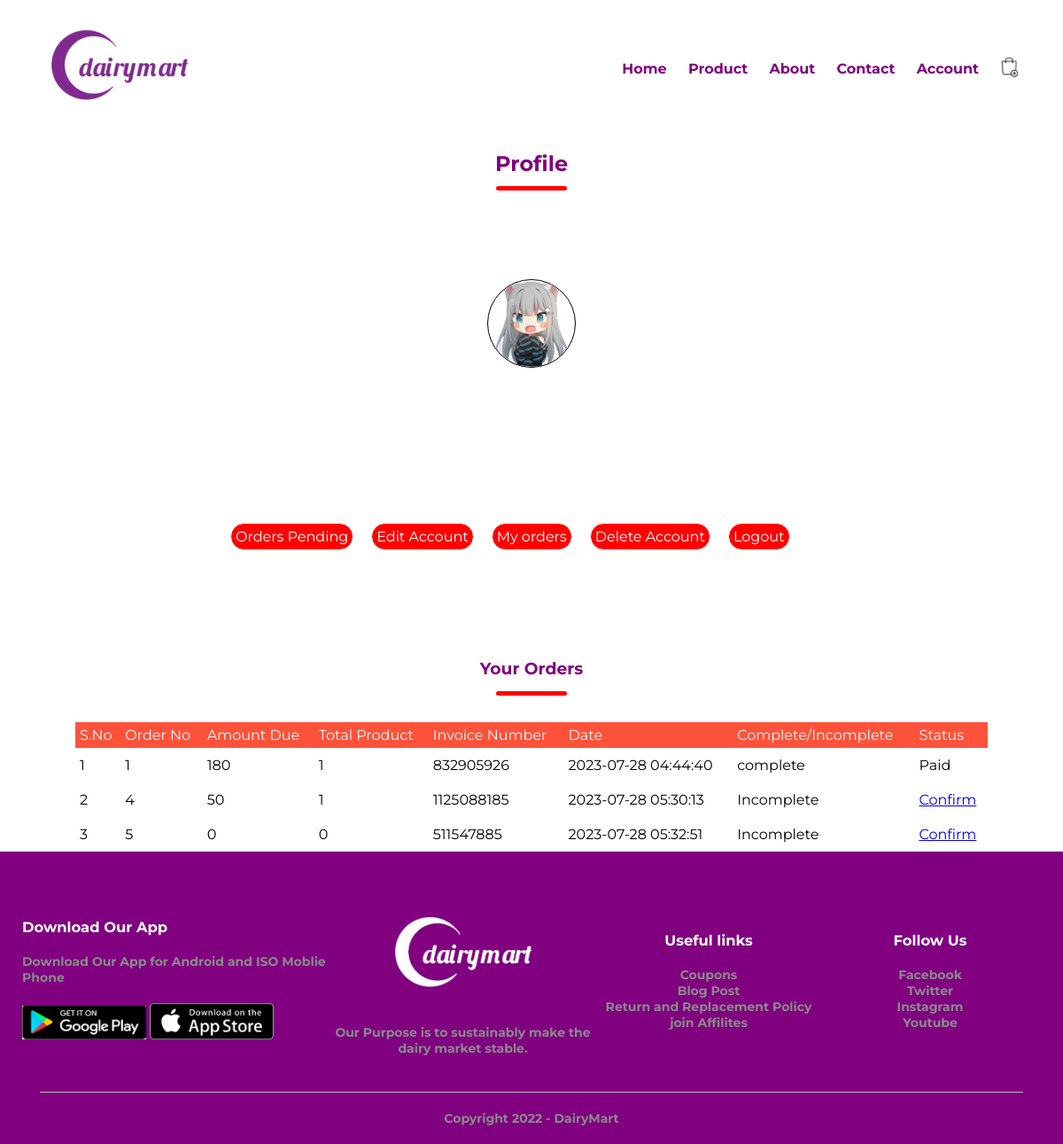
The app's page /profile.php?orders (signed in) with its own data.
### tables this page shows
CREATE TABLE `user_table` (
  `user_id` int(11) NOT NULL,
  `user_name` varchar(100) NOT NULL,
  `user_email` varchar(100) NOT NULL,
  `user_password` varchar(225) NOT NULL,
  `user_image` varchar(225) NOT NULL,
  `user_ip` varchar(255) NOT NULL,
  `user_address` varchar(255) NOT NULL,
  `user_mobile` int(10) NOT NULL
);

CREATE TABLE `user_orders` (
  `order_id` int(11) NOT NULL,
  `user_id` int(11) NOT NULL,
  `amount_due` int(255) NOT NULL,
  `invoice_number` int(255) NOT NULL,
  `total_products` int(255) NOT NULL,
  `order_date` timestamp NOT NULL DEFAULT current_timestamp() ON UPDATE current_timestamp(),
  `order_status` varchar(255) NOT NULL
);

### user_order.php (the view, shortened to what this page needs)
<!DOCTYPE html>
<html lang="en">
<head>
</head>
<body>
    <?php
    $username=$_SESSION['username'];
    $get_user="select * from `user_table` where user_name='$username'";
    $result=mysqli_query($con,$get_user);
    $row_fetch=mysqli_fetch_assoc($result);
    $user_id=$row_fetch['user_id'];
    ?>
    <h3 class="title">Your Orders</h3>
    <div class="small-container">
        <?php
        $get_order_details="select * from `user_orders` where user_id=$user_id";
        $result_order=mysqli_query($con,$get_order_details);
        $order_check = mysqli_num_rows($result_order);
        if($order_check>0){
            echo "<table>
            <tr>
                <th>S.No</th>
                <th>Order No</th>
                <th>Amount Due</th>
                <th>Total Product</th>
                <th>Invoice Number</th>
                <th>Date</th>
                <th>Complete/Incomplete</th>
                <th>Status</th>
            </tr>";
        }else{
            echo "<h2 class='text-center'>No Orders Yet</h2>";
        }
        $number=1;
        while($row_order=mysqli_fetch_assoc($result_order)){
            $order_id=$row_order['order_id'];
            $amount_due=$row_order['amount_due'];
            $invoice_number=$row_order['invoice_number'];
            $total_products=$row_order['total_products'];
            $order_data=$row_order['order_date'];
            $order_status=$row_order['order_status'];
            if($order_status=='pending'){
                $order_status='Incomplete';
            }else{
                $order_status='complete';
            }
            echo "<tr>
                    <td>$number</td>
                    <td>$order_id</td>
                    <td>$amount_due</td>
                    <td>$total_products</td>
                    <td>$invoice_number</td>
                    <td>$order_data</td>
                    <td>$order_status</td>";
                    ?>
                    <?php
                    if($order_status=='complete'){
                        echo "<td>Paid</td>";
                    }else{
                        echo "<td><a href='confirm_payment.php?order_id=$order_id'>Confirm</a></td></tr>";
                    }
            $number++;
        }
        ?>
    </table>
    </div>
</body>
</html>

### profile.php (shortened to what this page needs)
<?php
include('Functions/functions.php');
?>
<!DOCTYPE html>
<html lang="en">
    <head>
        <link rel="stylesheet" href="stylesheet.css">
        <link rel="stylesheet" href="https://cdnjs.cloudflare.com/ajax/libs/font-awesome/6.2.0/css/all.min.css">
    </head>
    <body>
    <div class="container">
        <div class="main">
            <div class="logo">
                <img src="images/logo.png">
            </div>
            <nav>
                <ul id="MenuItems">
                    <li><a href="index.php">Home</a></li>
                    <li><a href="product.php">Product</a></li>
                    <li><a href="about.php">About</a></li>
                    <li><a href="Contact.php">Contact</a></li>
                    <li><a href="account.php">Account</a></li>
                </ul>
            </nav>
            <a href="cart.php"><img src="images/cart.png" width="30px" height="30px"></a>
        </div>
    </div>
    <div>
        <h2 class="title">Profile</h2>
            <div class="pro-img">
                <?php
                    $username=$_SESSION['username'];
                    $select_query="select * from `user_table` where user_name='$username'";
                    $result_query=mysqli_query($con,$select_query);
                    $user_image=mysqli_fetch_array($result_query);
                    $row_image=$user_image['user_image'];
                    echo "<img src='images/$row_image' width='100px' height='100px'>";
                ?>
            </div>
            <div class="pro-img">
                <div class="column-style">
                    <a href="profile.php">Orders Pending</a>
                    <a href="profile.php?edit_account">Edit Account</a>
                    <a href="profile.php?orders">My orders</a>
                    <a href="profile.php?delete">Delete Account</a>
                    <a href="logout.php">Logout</a>
                </div>
            </div>
            <div class="pro_img">
                <?php
                if(isset($_GET['orders'])){
                    include('user_order.php');
                }
                ?>
            </div>
    </div>
<div class="footer">
    <div class="container">
        <div class="row">
            <div class="column5">
                <h3>Download Our App</h3>
                <p>Download Our App for Android and ISO Moblie Phone</p>
                <div class="app-logo">
                    <img src="images/playstore.png">
                    <img src="images/app-store.png">
                </div>
            </div>
            <div class="column6">
                <img src="images/logo-white.png">
                <p>Our Purpose is to sustainably make the dairy market stable.</p>
            </div>
            <div class="column7">
                <h3>Useful links</h3>
                <ul>
                    <li>Coupons</li>
                    <li>Blog Post</li>
                    <li>Return and Replacement Policy</li>
                    <li>join Affilites</li>
                </ul>
            </div>
            <div class="column8">
                <h3>Follow Us</h3>
                <ul>
                    <li>Facebook</li>
                    <li>Twitter</li>
                    <li>Instagram</li>
                    <li>Youtube</li>
                </ul>
            </div>
        </div>
        <hr>
        <p class="copyright">Copyright 2022 - DairyMart</p>
    </div>
</div>
    </body>
</html>
</body>
</html>

### stylesheet.css (style rules this page uses)
* { margin: 0; padding: 0; box-sizing: border-box; }
body { font-family: 'Montserrat', sans-serif; }
.main { display: flex; align-items: center; padding: 20px; }
nav { flex: 1; text-align: right; }
nav ul { display: inline-block; list-style-type: none; }
nav ul li { display: inline-block; font-weight: bold; margin-right: 20px; }
nav ul li a { text-decoration: none; color: #800080; }
.container { max-width: 1300px; margin: auto; padding: 0 25px 0 25px; }
.row { display: flex; align-items: center; flex-wrap: wrap; justify-content: space-around; }
.small-container { max-width: 1080px; margin: auto; padding-left: 25px; padding-right: 25px; }
.title { text-align: center; margin: 0 auto 30px; position: relative; line-height: 60px; color: #800080; }
.title::after { content: ''; background: #ff0000; width: 80px; height: 5px; border-radius: 5px; position: absolute; bottom: 0; left: 50%; transform: translateX(-50%); }
.footer { background: #800080; color: #8a8a8a; font-size: 14px; padding: 60px 0 20px; font-weight: bold; }
.footer p { color: #8a8a8a; }
.footer h3 { color: #ffffff; margin-bottom: 20px; }
.column5, .column6, .column7, .column8 { min-width: 250px; margin-bottom: 20px; }
.column5 { flex-basis: 30%; }
.column6 { flex: 1; text-align: center; }
.column6 img { width: 180px; margin-bottom: 20px; }
.column7, .column8 { flex-basis: 12%; text-align: center; }
ul { list-style-type: none; }
.app-logo { margin-top: 20px; }
.app-logo img { width: 140px; }
.footer hr { border: none; background: #b5b5b5; height: 1px; margin: 20px; }
.copyright { text-align: center; }
table { width: 100%; border-collapse: collapse; }
th { text-align: left; padding: 5px; color: #fff; background: #ff523b; font-weight: normal; }
td { padding: 10px 5px; }

### profile.php (style rules this page uses)
.pro-img { display: flex; justify-content: center; align-items: center; width:100%; height: 30vh; }
.pro-img img { border:1px solid ; border-radius : 250px; }
.pro-img a { text-decoration:none; margin:10px; border:1px solid; padding:5px; background:#ff0000; color:#ffffff; border-radius:50px; cursor:pointer; transition:0.5s; }
.column-style { display: flex; flex-direction: row; width: 700px; }

### records on screen
user_table: user_image (picture)
user_orders: order_id "1", amount_due "180", total_products "1", invoice_number "832905926", order_date "2023-07-28 04:44:40", order_status "complete", shows "Paid"
user_orders: order_id "4", amount_due "50", total_products "1", invoice_number "1125088185", order_date "2023-07-28 05:30:13", order_status "Incomplete"
user_orders: order_id "5", amount_due "0", total_products "0", invoice_number "511547885", order_date "2023-07-28 05:32:51", order_status "Incomplete"
